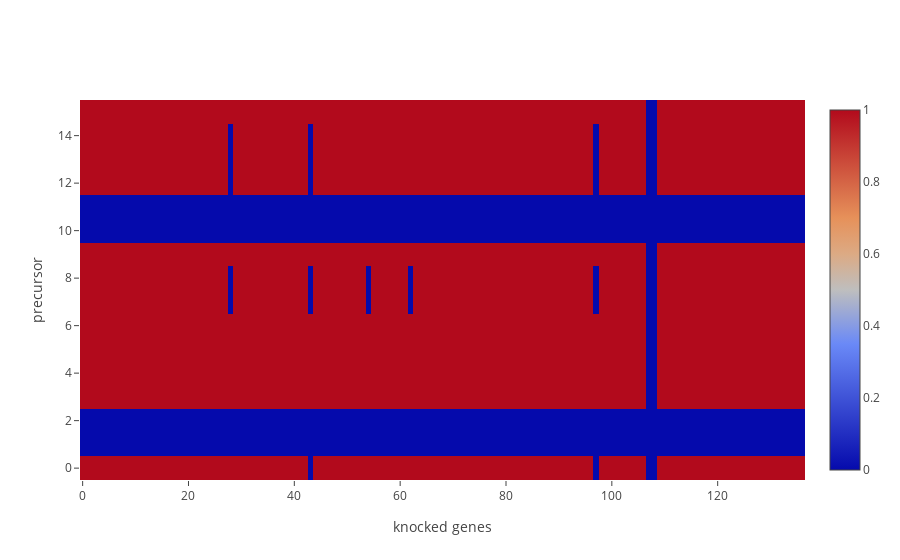

This figure's notebook cell:
### Code cell
import plotly.graph_objs as go
from plotly.offline import init_notebook_mode, iplot
init_notebook_mode(connected=True)

df = precursor_production.pivot(index='precursor', columns='knocked_gene', values='can_produce')
data = [go.Heatmap(z=df.values.tolist())]
layout = go.Layout(xaxis=dict(title='knocked genes'), yaxis=dict(title='precursor'))
fig = go.Figure(data=data, layout=layout)
iplot(fig)

### Figure 1 — Plotly figure (JSON) as saved in the notebook; plotly's stock layout.template omitted (floating-point values rounded to 4 significant figures; data arrays with more than 128 entries replaced by an {"elided": "..."} marker saying what was removed)
{"data": [{"type": "heatmap", "z": {"elided": "16x137 int values"}}], "layout": {"xaxis": {"title": "knocked genes"}, "yaxis": {"title": "precursor"}}}
